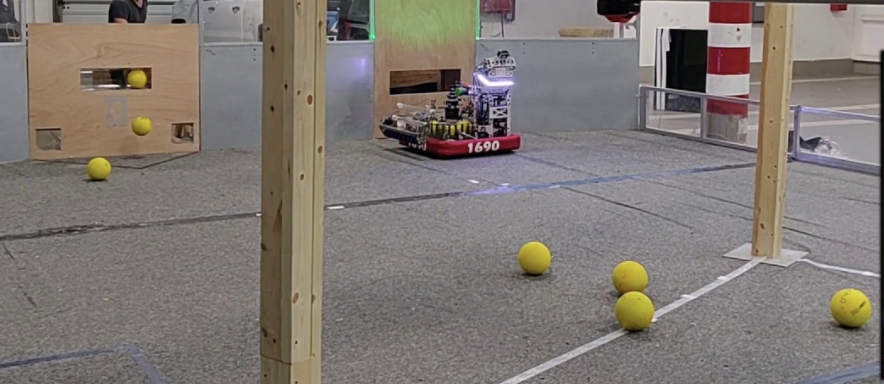
#> input picture balls/ballz1.png, 884 x 384 px
$ python ball.py
#> lines starting #> are read from the running program, lines starting #| are printed output that depends on the picture; after the words box and inside, x2 and y2 are one past the last pixel; in counts of white or black regions, pixels touching at a corner belong together
import cv2
import numpy as np


img = cv2.imread("ballz1.png")
#> img is the input picture: shape (384, 884, 3); mean B, G, R 115.4, 120.6, 127.7

hsv = cv2.cvtColor(img, cv2.COLOR_BGR2HSV)
#> hsv: shape (384, 884, 3); mean H, S, V 60.4, 33.7, 129.5

# Define the yellow range
lower_yellow = np.array([20, 100, 100])
upper_yellow = np.array([30, 255, 255])

# Threshold the HSV image to get only yellow colors
mask = cv2.inRange(hsv, lower_yellow, upper_yellow)
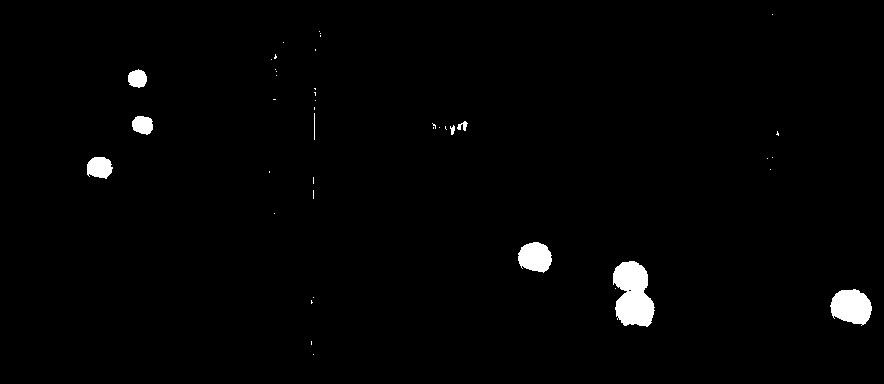
#> mask: shape (384, 884); 1.5% white; 42 white regions (33 under 20 px)

# Bitwise-AND mask and original image
res = cv2.bitwise_and(img, img, mask=mask)

# Find contours
contours, hierarchy = cv2.findContours(mask, cv2.RETR_TREE, cv2.CHAIN_APPROX_SIMPLE)
#> contours = 43 contours, 36 with area under 20; largest, box (x1, y1, x2, y2) and area: (613, 261, 655, 327) 1900, (830, 289, 872, 326) 1076, (518, 242, 552, 273) 748, (87, 157, 113, 179) 407, (132, 116, 153, 135) 284, (128, 69, 147, 88) 248, (457, 121, 468, 131) 38

#loop through countours and draw rectangles
for cnt in contours:
    #filter out small contours
    if cv2.contourArea(cnt) > 100:

        #get bounding rectangle
        x, y, w, h = cv2.boundingRect(cnt)

        if w/h < 1.1 or w/h > 0.9:
            #draw rectangle
            cv2.rectangle(img, (x, y), (x+w, y+h+10), (0, 255, 0), 2)
#> this loop made 43 passes
#> (x, y, w, h) on passes 5, 7, 9, 17, 25, 35: (830, 289, 42, 37), (613, 261, 42, 66), (518, 242, 34, 31), (87, 157, 26, 22), (132, 116, 21, 19), (128, 69, 19, 19)
#> cnt on passes 1, 2, 3, 4, 6, 10: [[313, 354]], [[311, 341], [311, 344]], [[311, 300], [311, 303], [312, 302], [311, 301]], [[313, 297]], [[615, 288]], [[274, 213]]
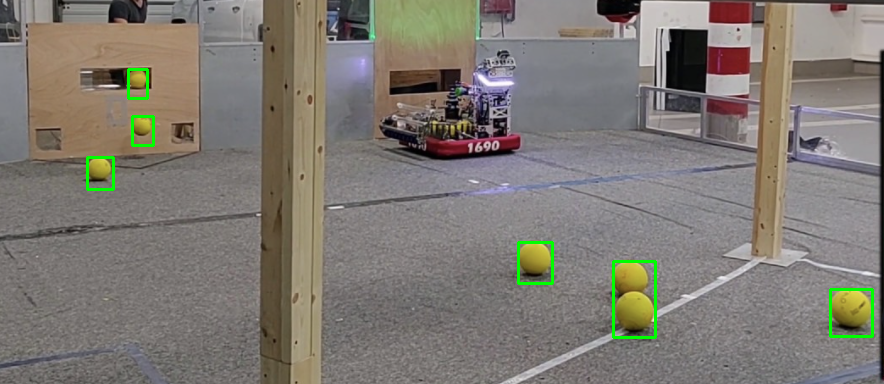
#> img: shape (384, 884, 3); 0.77% of pixels changed, all inside (x1, y1, x2, y2) = (86, 68, 874, 339)


# Find the largest contour
# largest_contour = max(contours, key=cv2.contourArea)

# Find the radius of the ball
# ((x, y), radius) = cv2.minEnclosingCircle(largest_contour)

#bounding box around largest contour
# x, y, w, h = cv2.boundingRect(largest_contour)
# cv2.rectangle(img, (x, y), (x + w, y + h), (0, 255, 0), 2)

cv2.imshow("mask", img)
cv2.waitKey(1)
cv2.destroyAllWindows()

$ run again, with balls/ballz2.png copied over balls/ballz1.png
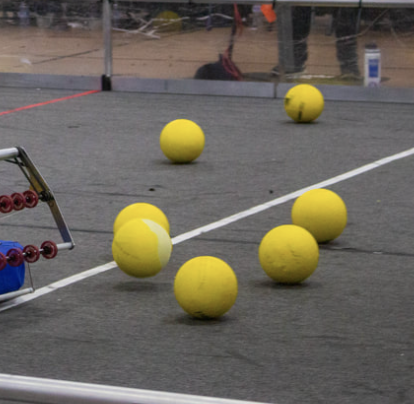
#> input picture balls/ballz2.png, 414 x 404 px
#> img is the input picture: shape (404, 414, 3); mean B, G, R 92, 101.1, 106.4
#> hsv: shape (404, 414, 3); mean H, S, V 68.2, 33.9, 107.7
#> `mask = cv2.inRange(hsv, lower_yellow, upper_yellow)`:
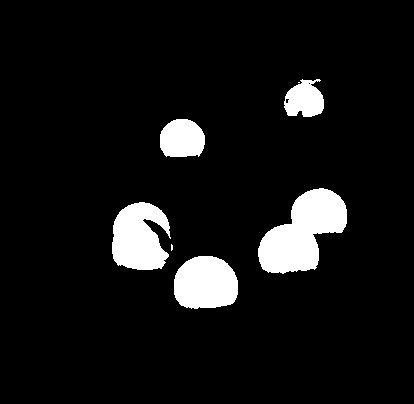
#> mask: shape (404, 414); 7.7% white; 7 white regions (2 under 20 px)
#> contours = 9 contours, 4 with area under 20; largest, box (x1, y1, x2, y2) and area: (258, 188, 347, 274) 4355, (112, 202, 171, 270) 2881, (174, 256, 238, 309) 2722, (160, 119, 205, 157) 1372, (284, 79, 324, 117) 1060
#> the loop `for cnt in contours:` made 9 passes
#> (x, y, w, h) on passes 1, 3, 4, 5, 7: (174, 256, 64, 53), (112, 202, 59, 68), (258, 188, 89, 86), (160, 119, 45, 38), (284, 79, 40, 38)
#> after the loop `for cnt in contours:`:
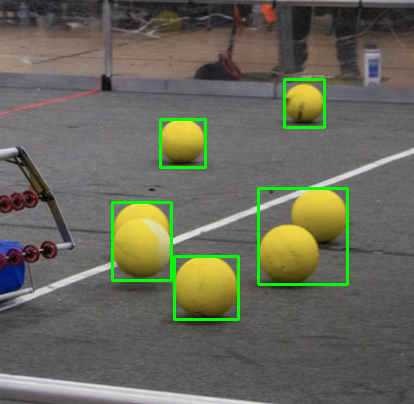
#> img: shape (404, 414, 3); 2.25% of pixels changed, all inside (x1, y1, x2, y2) = (111, 78, 349, 321)
